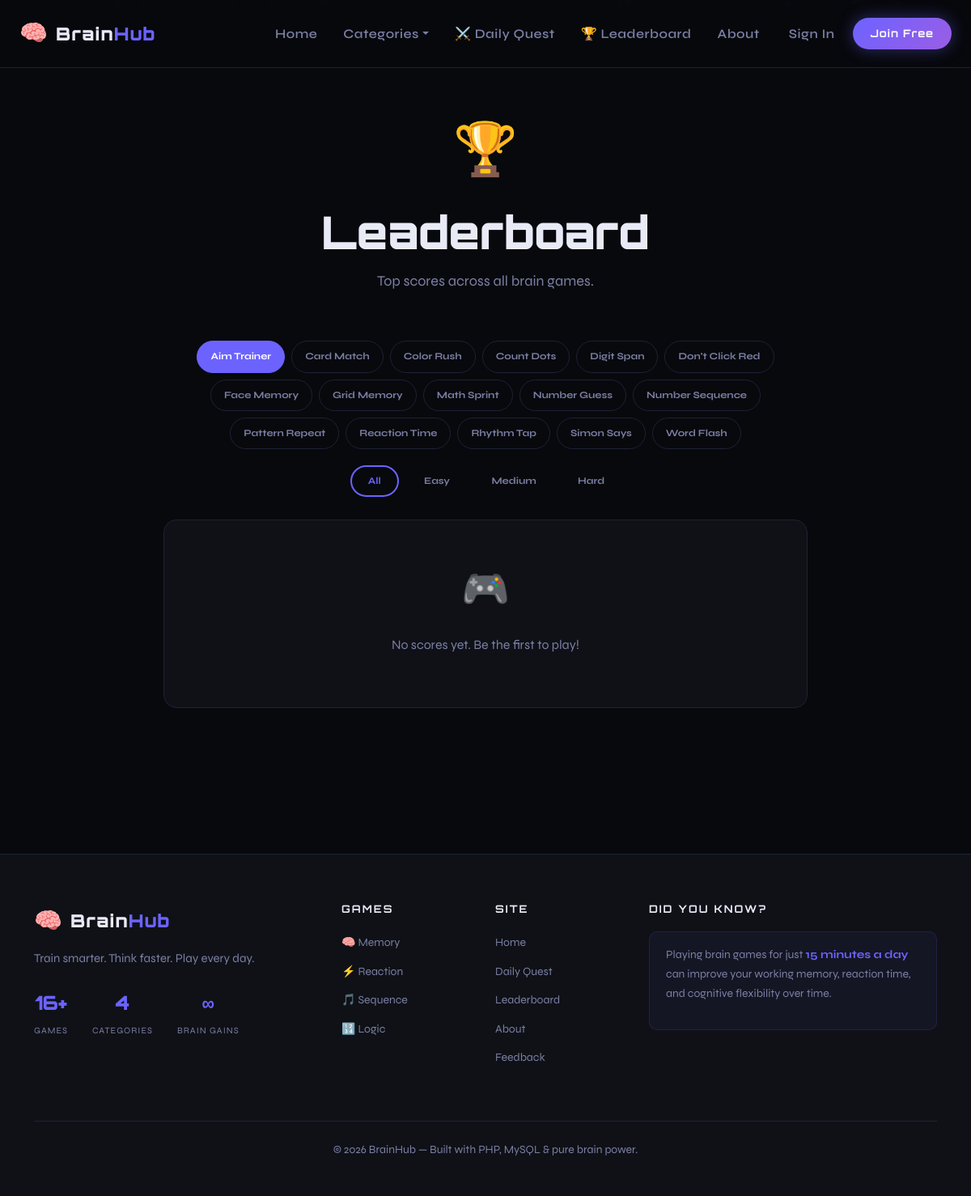
The page /leaderboard.php on the database its author committed.
### tables this page shows
CREATE TABLE games (
    id INT AUTO_INCREMENT PRIMARY KEY,
    category_id INT NOT NULL,
    title VARCHAR(150) NOT NULL,
    slug VARCHAR(150) NOT NULL UNIQUE,
    description TEXT,
    status ENUM('active','draft') DEFAULT 'active',
    plays INT DEFAULT 0,
    created_at TIMESTAMP DEFAULT CURRENT_TIMESTAMP,
    FOREIGN KEY (category_id) REFERENCES categories(id) ON DELETE CASCADE
);

### includes/auth.php (called while the page is built, shortened)
<?php
function currentUser() {
    return $_SESSION['user'] ?? null;
}

### leaderboard.php (the view, shortened to what this page needs)
<?php
require_once __DIR__ . "/includes/db.php";
require_once __DIR__ . "/includes/auth.php";
$games = $pdo->query("SELECT id, title, slug FROM games WHERE status='active' ORDER BY title")->fetchAll();
$selectedGame = $_GET['game'] ?? ($games[0]['id'] ?? null);
$selectedDiff = $_GET['diff'] ?? 'All';
$topScores = [];
if ($selectedGame) {
    if ($selectedDiff !== 'All') {
        $stmt = $pdo->prepare("SELECT scores.*, games.title AS game_title FROM scores JOIN games ON scores.game_id = games.id WHERE scores.game_id = ? AND scores.difficulty = ? ORDER BY scores.score DESC LIMIT 20");
        $stmt->execute([$selectedGame, $selectedDiff]);
    } else {
        $stmt = $pdo->prepare("SELECT scores.*, games.title AS game_title FROM scores JOIN games ON scores.game_id = games.id WHERE scores.game_id = ? ORDER BY scores.score DESC LIMIT 20");
        $stmt->execute([$selectedGame]);
    }
    $topScores = $stmt->fetchAll();
}
require_once __DIR__ . "/includes/header.php";
?>
<section class="page-hero">
    <div class="container">
        <div style="font-size:64px;margin-bottom:16px">🏆</div>
        <h1 class="page-title">Leaderboard</h1>
        <p class="page-subtitle">Top scores across all brain games.</p>
    </div>
</section>
<section class="section-pad" style="padding-top:20px">
    <div class="container" style="max-width:820px">
        <div class="mb-3 text-center">
            <div style="display:flex;gap:8px;flex-wrap:wrap;justify-content:center">
                <?php foreach ($games as $g): ?>
                <a href="/brainhub/brainhub/leaderboard.php?game=<?php echo $g['id']; ?>&diff=<?php echo urlencode($selectedDiff); ?>"
                   style="padding:9px 16px;border-radius:50px;border:1px solid var(--border);font-size:12px;font-weight:700;text-decoration:none;transition:all 0.2s;<?php echo $g['id']==$selectedGame?'background:var(--primary);color:white;border-color:var(--primary)':'color:var(--text-muted)'; ?>">
                    <?php echo htmlspecialchars($g['title']); ?>
                </a>
                <?php endforeach; ?>
            </div>
        </div>
        <div class="mb-4 text-center">
            <?php foreach (['All','Easy','Medium','Hard'] as $d):
                $colors = ['All'=>'var(--primary)','Easy'=>'var(--accent-green)','Medium'=>'var(--accent-orange)','Hard'=>'var(--accent-pink)'];
                $col = $colors[$d];
            ?>
            <a href="/brainhub/brainhub/leaderboard.php?game=<?php echo $selectedGame; ?>&diff=<?php echo urlencode($d); ?>"
               style="display:inline-block;margin:4px;padding:8px 20px;border-radius:50px;font-size:12px;font-weight:700;text-decoration:none;border:2px solid <?php echo $col; ?><?php echo $selectedDiff===$d?'':'40'; ?>;background:<?php echo $selectedDiff===$d?$col.'20':'transparent'; ?>;color:<?php echo $selectedDiff===$d?$col:'var(--text-muted)'; ?>;transition:all 0.2s">
                <?php echo $d; ?>
            </a>
            <?php endforeach; ?>
        </div>
        <div style="background:var(--bg-card);border:1px solid var(--border);border-radius:var(--radius);overflow:hidden">
            <?php if (empty($topScores)): ?>
            <div class="text-center py-5" style="color:var(--text-muted)">
                <div style="font-size:48px;margin-bottom:16px">🎮</div>
                <p>No scores yet. Be the first to play!</p>
            </div>
            <?php endif; ?>
        </div>
    </div>
</section>
<?php require_once __DIR__ . "/includes/footer.php"; ?>

### includes/header.php (shortened to what this page needs)
<?php
require_once __DIR__ . "/auth.php";
$_user = currentUser();
?>
<!DOCTYPE html>
<html lang="en">
<head>
    <link rel="stylesheet" href="https://cdn.jsdelivr.net/npm/bootstrap@5.3.0/dist/css/bootstrap.min.css">
    <link rel="stylesheet" href="/brainhub/brainhub/assets/css/style.css">
</head>
<body>
<div class="bg-particles" id="bgParticles"></div>
<nav class="navbar navbar-expand-lg fixed-top">
    <div class="container-fluid px-4">
        <a class="navbar-brand" href="/brainhub/brainhub/">
            <span class="brand-icon">🧠</span>
            <span class="brand-text">Brain<span class="brand-accent">Hub</span></span>
        </a>
        <div class="collapse navbar-collapse" id="navMenu">
            <ul class="navbar-nav ms-auto align-items-center gap-1">
                <li class="nav-item"><a class="nav-link" href="/brainhub/brainhub/">Home</a></li>
                <li class="nav-item dropdown">
                    <a class="nav-link dropdown-toggle" href="#" data-bs-toggle="dropdown">Categories</a>
                </li>
                <li class="nav-item"><a class="nav-link" href="/brainhub/brainhub/daily-quest.php">⚔️ Daily Quest</a></li>
                <li class="nav-item"><a class="nav-link" href="/brainhub/brainhub/leaderboard.php">🏆 Leaderboard</a></li>
                <li class="nav-item"><a class="nav-link" href="/brainhub/brainhub/about.php">About</a></li>
                <?php if($_user): ?>
                <li class="nav-item dropdown ms-2">
                    <a class="nav-link dropdown-toggle d-flex align-items-center gap-2" href="#" data-bs-toggle="dropdown">
                        <span style="font-size:20px"><?php echo $_user['avatar']; ?></span>
                        <span style="color:var(--primary);font-weight:700"><?php echo htmlspecialchars($_user['username']); ?></span>
                    </a>
                    <ul class="dropdown-menu dropdown-menu-dark dropdown-menu-end">
                        <li><a class="dropdown-item" href="/brainhub/brainhub/profile.php">📊 My Progress</a></li>
                        <li><hr class="dropdown-divider" style="border-color:var(--border)"></li>
                        <li><a class="dropdown-item" href="/brainhub/brainhub/auth/logout.php" style="color:#ff006e">🚪 Logout</a></li>
                    </ul>
                </li>
                <?php else: ?>
                <li class="nav-item ms-1"><a class="nav-link" href="/brainhub/brainhub/auth/login.php">Sign In</a></li>
                <li class="nav-item ms-1">
                    <a class="btn btn-play-now" href="/brainhub/brainhub/auth/register.php">Join Free</a>
                </li>
                <?php endif; ?>
            </ul>
        </div>
    </div>
</nav>
<main class="main-wrapper">

### includes/footer.php (shortened to what this page needs)
</main>
<footer class="site-footer">
    <div class="container">
        <div class="row g-4">
            <div class="col-lg-4">
                <div class="footer-brand">
                    <span class="brand-icon">🧠</span>
                    <span class="brand-text">Brain<span class="brand-accent">Hub</span></span>
                </div>
                <p class="footer-tagline">Train smarter. Think faster. Play every day.</p>
                <div class="footer-stats">
                    <div class="fstat"><span class="fstat-num">16+</span><span class="fstat-label">Games</span></div>
                    <div class="fstat"><span class="fstat-num">4</span><span class="fstat-label">Categories</span></div>
                    <div class="fstat"><span class="fstat-num">∞</span><span class="fstat-label">Brain Gains</span></div>
                </div>
            </div>
            <div class="col-lg-2 col-6">
                <h5 class="footer-heading">Games</h5>
                <ul class="footer-links">
                    <li><a href="/brainhub/brainhub/category.php?slug=memory">🧠 Memory</a></li>
                    <li><a href="/brainhub/brainhub/category.php?slug=reaction">⚡ Reaction</a></li>
                    <li><a href="/brainhub/brainhub/category.php?slug=sequence">🎵 Sequence</a></li>
                    <li><a href="/brainhub/brainhub/category.php?slug=logic">🔢 Logic</a></li>
                </ul>
            </div>
            <div class="col-lg-2 col-6">
                <h5 class="footer-heading">Site</h5>
                <ul class="footer-links">
                    <li><a href="/brainhub/brainhub/">Home</a></li>
                    <li><a href="/brainhub/brainhub/daily-quest.php">Daily Quest</a></li>
                    <li><a href="/brainhub/brainhub/leaderboard.php">Leaderboard</a></li>
                    <li><a href="/brainhub/brainhub/about.php">About</a></li>
                    <li><a href="/brainhub/brainhub/feedback.php">Feedback</a></li>
                </ul>
            </div>
            <div class="col-lg-4">
                <h5 class="footer-heading">Did You Know?</h5>
                <div class="footer-fact">
                    <p>Playing brain games for just <strong>15 minutes a day</strong> can improve your working memory, reaction time, and cognitive flexibility over time.</p>
                </div>
            </div>
        </div>
        <div class="footer-bottom">
            <p>© <?php echo date("Y"); ?> BrainHub — Built with PHP, MySQL & pure brain power.</p>
        </div>
    </div>
</footer>
</body>
</html>

### assets/css/style.css (style rules this page uses)
:root { --bg-dark: #08090d; --bg-card: #0f1117; --bg-card2: #13151e; --border: #1e2235; --border-glow: rgba(108, 99, 255, 0.3); --primary: #6c63ff; --primary-glow: rgba(108, 99, 255, 0.4); --accent-orange: #f7931e; --accent-cyan: #00b4d8; --accent-green: #38b000; --accent-pink: #ff006e; --text-main: #e8eaf6; --text-muted: #7b7fa3; --font-display: 'Orbitron', monospace; --font-body: 'Syne', sans-serif; --radius: 16px; --radius-sm: 10px; --transition: 0.25s cubic-bezier(0.4, 0, 0.2, 1); }
* { box-sizing: border-box; margin: 0; padding: 0; }
html { scroll-behavior: smooth; }
body { background: var(--bg-dark); color: var(--text-main); font-family: var(--font-body); font-size: 16px; line-height: 1.6; min-height: 100vh; overflow-x: hidden; }
.bg-particles { position: fixed; inset: 0; pointer-events: none; z-index: 0; overflow: hidden; }
.navbar { background: rgba(8, 9, 13, 0.85); backdrop-filter: blur(20px); -webkit-backdrop-filter: blur(20px); border-bottom: 1px solid var(--border); padding: 14px 0; z-index: 1000; }
.navbar-brand { display: flex; align-items: center; gap: 10px; text-decoration: none; }
.brand-icon { font-size: 28px; }
.brand-text { font-family: var(--font-display); font-size: 22px; font-weight: 900; color: var(--text-main); letter-spacing: 1px; }
.brand-accent { color: var(--primary); }
.nav-link { color: var(--text-muted) !important; font-weight: 600; letter-spacing: 0.5px; padding: 8px 14px !important; border-radius: var(--radius-sm); transition: var(--transition); }
.btn-play-now { background: linear-gradient(135deg, var(--primary), #9b5de5); color: white !important; font-family: var(--font-display); font-size: 13px; font-weight: 700; letter-spacing: 1px; padding: 10px 22px; border-radius: 50px; border: none; box-shadow: 0 0 20px var(--primary-glow); transition: var(--transition); }
.main-wrapper { position: relative; z-index: 1; padding-top: 75px; }
.page-hero { padding: 60px 0 40px; text-align: center; }
.page-title { font-family: var(--font-display); font-size: clamp(2rem, 5vw, 3.5rem); font-weight: 900; margin-bottom: 12px; }
.page-subtitle { color: var(--text-muted); font-size: 18px; max-width: 500px; margin: 0 auto; }
.site-footer { background: var(--bg-card); border-top: 1px solid var(--border); padding: 60px 0 30px; margin-top: 100px; }
.footer-brand { display: flex; align-items: center; gap: 10px; margin-bottom: 12px; }
.footer-tagline { color: var(--text-muted); font-size: 15px; margin-bottom: 24px; }
.footer-stats { display: flex; gap: 30px; }
.fstat { text-align: center; }
.fstat-num { display: block; font-family: var(--font-display); font-size: 1.5rem; font-weight: 900; color: var(--primary); }
.fstat-label { font-size: 11px; color: var(--text-muted); text-transform: uppercase; letter-spacing: 1px; }
.footer-heading { font-family: var(--font-display); font-size: 13px; font-weight: 700; letter-spacing: 2px; text-transform: uppercase; color: var(--text-main); margin-bottom: 20px; }
.footer-links { list-style: none; padding: 0; }
.footer-links li { margin-bottom: 10px; }
.footer-links a { color: var(--text-muted); text-decoration: none; font-size: 14px; transition: var(--transition); }
.footer-fact { background: rgba(108,99,255,0.06); border: 1px solid rgba(108,99,255,0.15); border-radius: var(--radius-sm); padding: 16px 20px; font-size: 14px; color: var(--text-muted); line-height: 1.7; }
.footer-fact strong { color: var(--primary); }
.footer-bottom { border-top: 1px solid var(--border); margin-top: 50px; padding-top: 24px; text-align: center; color: var(--text-muted); font-size: 14px; }
.section-pad { padding: 80px 0; }

### rows shown on the page
games: title "Aim Trainer"
games: title "Card Match"
games: title "Color Rush"
games: title "Count Dots"
games: title "Digit Span"
games: title "Don't Click Red"
games: title "Face Memory"
games: title "Grid Memory"
games: title "Math Sprint"
games: title "Number Guess"
games: title "Number Sequence"
games: title "Pattern Repeat"
games: title "Reaction Time"
games: title "Rhythm Tap"
games: title "Simon Says"
games: title "Word Flash"

### other values the page prints
$d "All"
$d "Easy"
$d "Medium"
$d "Hard"
